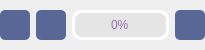
                            <widget class="QFrame" name="horizontalFrame_2">
                             <property name="minimumSize">
                              <size>
                               <width>0</width>
                               <height>50</height>
                              </size>
                             </property>
                             <property name="maximumSize">
                              <size>
                               <width>16777215</width>
                               <height>50</height>
                              </size>
                             </property>
                             <layout class="QHBoxLayout" name="horizontalLayout_33">
                              <property name="leftMargin">
                               <number>0</number>
                              </property>
                              <property name="topMargin">
                               <number>0</number>
                              </property>
                              <property name="rightMargin">
                               <number>0</number>
                              </property>
                              <property name="bottomMargin">
                               <number>0</number>
                              </property>
                              <item>
                               <widget class="QPushButton" name="detect_Start">
                                <property name="minimumSize">
                                 <size>
                                  <width>30</width>
                                  <height>30</height>
                                 </size>
                                </property>
                                <property name="maximumSize">
                                 <size>
                                  <width>30</width>
                                  <height>30</height>
                                 </size>
                                </property>
                                <property name="styleSheet">
                                 <string notr="true">QPushButton {
	background-color: #586796;
	border: none;  
	border-radius: 5px;
}

QPushButton:hover {
	background-color: #7082b6;
	border: 2px solid #7082b6;
}

QPushButton:pressed {	
	background-color: #996EB1;
	border: 2px solid #996EB1;
}</string>
                                </property>
                                <property name="text">
                                 <string/>
                                </property>
                                <property name="icon">
                                 <iconset resource="resources.qrc">
                                  <normaloff>:/icons/images/icons/cil-media-play.png</normaloff>:/icons/images/icons/cil-media-play.png</iconset>
                                </property>
                               </widget>
                              </item>
                              <item>
                               <widget class="QPushButton" name="detect_Pause">
                                <property name="minimumSize">
                                 <size>
                                  <width>30</width>
                                  <height>30</height>
                                 </size>
                                </property>
                                <property name="maximumSize">
                                 <size>
                                  <width>30</width>
                                  <height>30</height>
                                 </size>
                                </property>
                                <property name="styleSheet">
                                 <string notr="true">QPushButton {
	background-color: #586796;
	border: none;  
	border-radius: 5px;
}

QPushButton:hover {
	background-color: #7082b6;
	border: 2px solid #7082b6;
}

QPushButton:pressed {	
	background-color: #996EB1;
	border: 2px solid #996EB1;
}</string>
                                </property>
                                <property name="text">
                                 <string/>
                                </property>
                                <property name="icon">
                                 <iconset resource="resources.qrc">
                                  <normaloff>:/icons/images/icons/cil-media-pause.png</normaloff>:/icons/images/icons/cil-media-pause.png</iconset>
                                </property>
                               </widget>
                              </item>
                              <item>
                               <widget class="QProgressBar" name="detect_infer_progress">
                                <property name="minimumSize">
                                 <size>
                                  <width>0</width>
                                  <height>30</height>
                                 </size>
                                </property>
                                <property name="maximumSize">
                                 <size>
                                  <width>16777215</width>
                                  <height>30</height>
                                 </size>
                                </property>
                                <property name="styleSheet">
                                 <string notr="true">QProgressBar{ 
font: 700 10pt &quot;Microsoft YaHei UI&quot;;
color: rgb(153, 110, 177);
text-align:center; 
border:3px solid rgb(255, 255, 255);
border-radius: 10px; 
background-color: rgba(215, 215, 215,100);
} 

QProgressBar:chunk{ 
border-radius:0px; 
background: rgba(31, 84, 133, 200);
border-radius: 7px;
}</string>
                                </property>
                                <property name="value">
                                 <number>0</number>
                                </property>
                               </widget>
                              </item>
                              <item>
                               <widget class="QPushButton" name="detect_Close">
                                <property name="minimumSize">
                                 <size>
                                  <width>30</width>
                                  <height>30</height>
                                 </size>
                                </property>
                                <property name="maximumSize">
                                 <size>
                                  <width>30</width>
                                  <height>30</height>
                                 </size>
                                </property>
                                <property name="styleSheet">
                                 <string notr="true">QPushButton {
	background-color: #586796;
	border: none;  
	border-radius: 5px;
}

QPushButton:hover {
	background-color: #7082b6;
	border: 2px solid #7082b6;
}

QPushButton:pressed {	
	background-color: #996EB1;
	border: 2px solid #996EB1;
}</string>
                                </property>
                                <property name="text">
                                 <string/>
                                </property>
                                <property name="icon">
                                 <iconset resource="resources.qrc">
                                  <normaloff>:/icons/images/icons/cil-media-stop.png</normaloff>:/icons/images/icons/cil-media-stop.png</iconset>
                                </property>
                               </widget>
                              </item>
                             </layout>
                            </widget>
